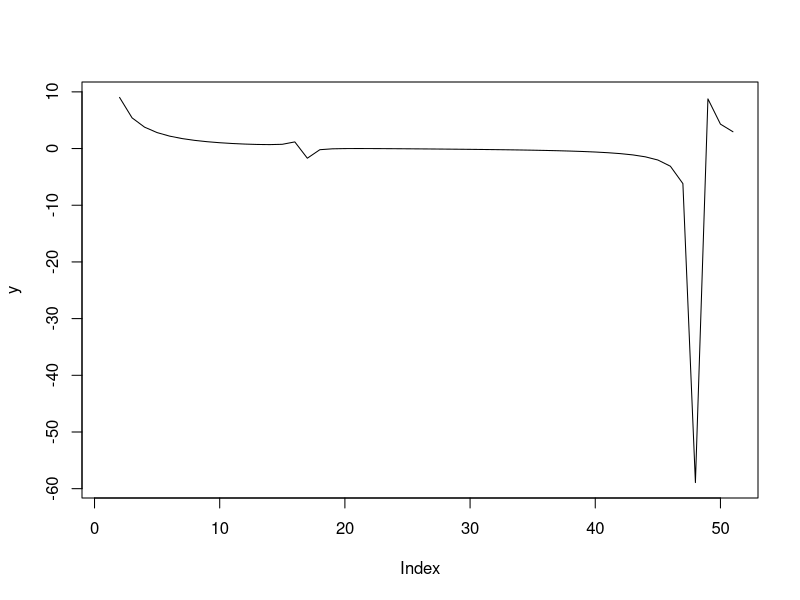

Generate this figure with R:
## ---- chunk 1
x <- seq(0,5,0.10)
y <- (log(x/2))^2/cos(x)
## ---- chunk 2
plot(y, type="l")
